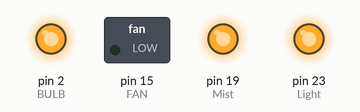
This sketch was run on a simulated Arduino Mega 2560, built with avr-gcc and run on an emulated ATmega2560. Shown: switched loads named in the sketch (green lamp = pin HIGH), output pins drawn as LEDs (lit = HIGH).

Above: at 1.0 s.
At 3.0 s:
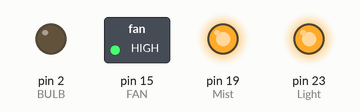
At 5.0 s:
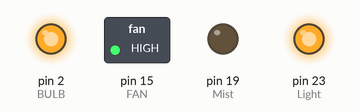
At 7.0 s:
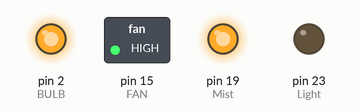
At 9.0 s:
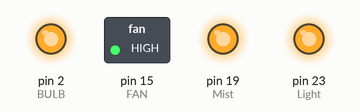
Timing chart, 0 to 13.0 s (numbered marks = the images above):
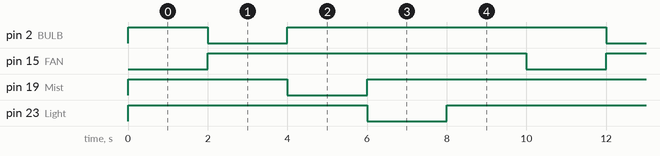

Measured:
- by itself, pin 2 (BULB), pin 15 (FAN), pin 19 (Mist), pin 23 (Light): alternates HIGH for 8.0 s and LOW for 2.0 s
- by itself, everything shown: repeats every 10.0 s, in 5 steps

The sketch:

relay_code.ino
```cpp
#define FAN 15
#define BULB 2
#define Mist 19
#define Light 23


void setup() {
  // put your setup code here, to run once:
  pinMode(FAN,OUTPUT);
  pinMode(Mist,OUTPUT);
  pinMode(BULB,OUTPUT);
  pinMode(Light,OUTPUT);
  digitalWrite(FAN,HIGH);
  digitalWrite(BULB,HIGH);
  digitalWrite(Mist,HIGH);
  digitalWrite(Light, HIGH);

}

void loop() {
  // put your main code here, to run repeatedly:
  digitalWrite(FAN,LOW);
  delay(2000);
  digitalWrite(FAN,HIGH);
  digitalWrite(BULB,LOW);
  delay(2000);
  digitalWrite(BULB,HIGH);
  digitalWrite(Mist,LOW);
  delay(2000);
  digitalWrite(Mist,HIGH);
  digitalWrite(Light,LOW);
  delay(2000);
  digitalWrite(Light,HIGH);
  delay(2000);

}
```
